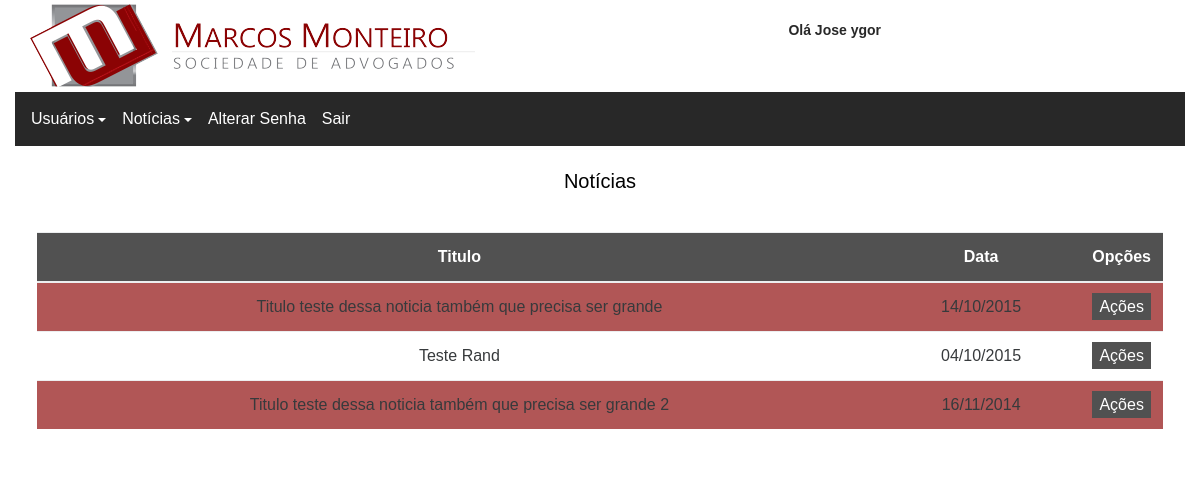
/adm_noticias.php?acao=pesquisar (signed in), run on the app's committed database.
### tables this page shows
CREATE TABLE IF NOT EXISTS `noticias` (
  `id` int(11) NOT NULL AUTO_INCREMENT,
  `caminhoImagem` varchar(100) NOT NULL,
  `caminhoImagemThumb` varchar(100) NOT NULL,
  `titulo` varchar(60) NOT NULL,
  `titulo_I` varchar(60) NOT NULL,
  `por` varchar(30) NOT NULL,
  `data` date NOT NULL,
  `texto` text NOT NULL,
  `texto_I` text NOT NULL,
  `tag` varchar(250) NOT NULL,
  `tag_I` varchar(250) NOT NULL,
  `destaque` int(1) NOT NULL,
  `Idcategoria` tinyint(4) NOT NULL,
  PRIMARY KEY (`id`),
  KEY `categoria` (`Idcategoria`)
);

### classes/Noticias.class.php (called while the page is built, shortened)
<?php
class Noticias
{
	function Noticias()
    {
		$this->entidade = "noticias";
    }
	function Pesquisar($post, $totalPorPagina, $pagina)
	{
		$query = "";
		$sqlLimit = "";
		$retorno = array();
		$sql = "SELECT
					*,
					C.id as idCategoria,
					noticias.id as id
				FROM
					" . $this->entidade . "
				INNER JOIN
					categoria C
				ON
					C.id = " . $this->entidade . ".Idcategoria
				WHERE
					1 = 1 ".$query."
				ORDER BY
					data DESC
			".$sqlLimit." ";
		$result = mysql_query($sql);
		$i = 0;
		while( $rows = mysql_fetch_array($result) )
		{
			$dados[$i] 					= $rows;
			if ($post['idioma'] == "I") {
				$dados[$i]['titulo'] 		= utf8_encode($rows['titulo_I']);
				$dados[$i]['tituloAbrev'] 	= utf8_encode(limita_caracteres($rows['titulo_I'], 45, false));
				$dados[$i]['texto'] 		= utf8_encode($rows['texto_I']);
				$dados[$i]['textoAbrev']	= utf8_encode(limita_caracteres($rows['texto_I'], 150, false));
			}else{
				$dados[$i]['titulo'] 		= utf8_encode($rows['titulo']);
				$dados[$i]['tituloAbrev'] 	= utf8_encode(limita_caracteres($rows['titulo'], 45, false));
				$dados[$i]['texto'] 		= utf8_encode($rows['texto']);
				$dados[$i]['textoAbrev']	= utf8_encode(limita_caracteres($rows['texto'], 150, false));
			}
			$dados[$i]['data'] 				= date("d/m/Y", strtotime($rows['data']));
			$dados[$i]['Mes']				= Mes(explode("-", ($rows['data'])));
			$dados[$i]['nomeCategoria'] 	= utf8_encode($rows['nomeCategoria']);
			$dados[$i]['dataMes'] 			= explode("-", ($rows['data']));
			$i++;
		}
		$retorno[0] = 0;
		$retorno[1] = $dados;
		return $retorno;
	}
}

### commom/templates_c/%%B3^B30^B30BA41F%%relacao.html.php (the view, shortened to what this page needs)
<?php $_smarty_tpl_vars = $this->_tpl_vars;
$this->_tpl_vars = $_smarty_tpl_vars;
 ?>
    <div class="container">
        <?php if ($this->_tpl_vars['dados']): ?>
                <?php unset($this->_sections['j']);
$this->_sections['j']['start'] = (int)1;
$this->_sections['j']['name'] = 'j';
$this->_sections['j']['loop'] = is_array($_loop=$this->_tpl_vars['Numpaginas']) ? count($_loop) : max(0, (int)$_loop); unset($_loop);
?>
            <br>
            <table class="table">
                <h1 class="titulo-pag">Notícias</h1>
                <thead>
                    <tr class="cor-tr-btn">
                        <th>Titulo</th>
                        <th class="hidden-xs-down">Data</th>
                        <th>Opções</th>
                    </tr>
                </thead>
                <tbody>
                    <?php unset($this->_sections['i']);
$this->_sections['i']['name'] = 'i';
$this->_sections['i']['loop'] = is_array($_loop=$this->_tpl_vars['dados']) ? count($_loop) : max(0, (int)$_loop); unset($_loop);
$this->_sections['i']['show'] = true;
$this->_sections['i']['max'] = $this->_sections['i']['loop'];
$this->_sections['i']['step'] = 1;
$this->_sections['i']['start'] = $this->_sections['i']['step'] > 0 ? 0 : $this->_sections['i']['loop']-1;
if ($this->_sections['i']['show']) {
    $this->_sections['i']['total'] = $this->_sections['i']['loop'];
} else
    $this->_sections['i']['total'] = 0;
if ($this->_sections['i']['show']):
            for ($this->_sections['i']['index'] = $this->_sections['i']['start'], $this->_sections['i']['iteration'] = 1;
                 $this->_sections['i']['iteration'] <= $this->_sections['i']['total'];
                 $this->_sections['i']['index'] += $this->_sections['i']['step'], $this->_sections['i']['iteration']++):
$this->_sections['i']['rownum'] = $this->_sections['i']['iteration'];
$this->_sections['i']['index_prev'] = $this->_sections['i']['index'] - $this->_sections['i']['step'];
$this->_sections['i']['index_next'] = $this->_sections['i']['index'] + $this->_sections['i']['step'];
$this->_sections['i']['first']      = ($this->_sections['i']['iteration'] == 1);
$this->_sections['i']['last']       = ($this->_sections['i']['iteration'] == $this->_sections['i']['total']);
?>
                        <tr class="hover-tr">
                            <td><?php echo $this->_tpl_vars['dados'][$this->_sections['i']['index']]['titulo']; ?>
</td>
                            <td class="hidden-xs-down"><?php echo $this->_tpl_vars['dados'][$this->_sections['i']['index']]['data']; ?>
</td>
                            <td>
                                <a class="ativa-select-acoes cor-tr-btn btn-acoes" href="#">Ações</a>
                            </td>
                        </tr>
                    <?php endfor; endif; ?>
                </tbody>
            </table>
        <?php else: ?>
            <p class="sem-resultado">Não existe resultados</p>
        <?php endif; ?>
    </div>

### commom/css/estilo_admin.css (style rules this page uses)
* { font-family: 'Arial'; }
a { text-decoration: none !important; color: #000; }
body { background-color: #fff; max-width: 1400px !important; margin: auto; }
@media all and  (min-width: 299px) { td, th { text-align: center; } }
@media all and  (min-width: 299px) { tr:nth-child(even) { background: #fff; } }
@media all and  (min-width: 299px) { tr:nth-child(odd) { background: #b15656; } }
@media all and  (min-width: 299px) { .cor-tr-btn { background: #515151 !important; } }
@media all and  (min-width: 299px) { .btn-acoes { padding: 5px 7px; color: #fff; } }
@media all and  (min-width: 299px) { th { color: #fff; } }
@media all and  (min-width: 299px) { .table { margin-top: 2.5em; } }
@media all and  (min-width: 299px) { .table td:last-child { white-space: nowrap; } }
@media all and  (min-width: 299px) { .table th:last-child { width: 1%; } }
.titulo-pag { font-size: 20px; color: #000; text-align: center; }

### data on the page
noticias: titulo "Titulo teste dessa noticia também que precisa ser grande", _sections "14/10/2015"
noticias: titulo "Teste Rand", destaque "04/10/2015"
noticias: titulo "Titulo teste dessa noticia também que precisa ser grande 2", _sections "16/11/2014"

### other printed values
$this->_tpl_vars['nome'] "Jose ygor"
